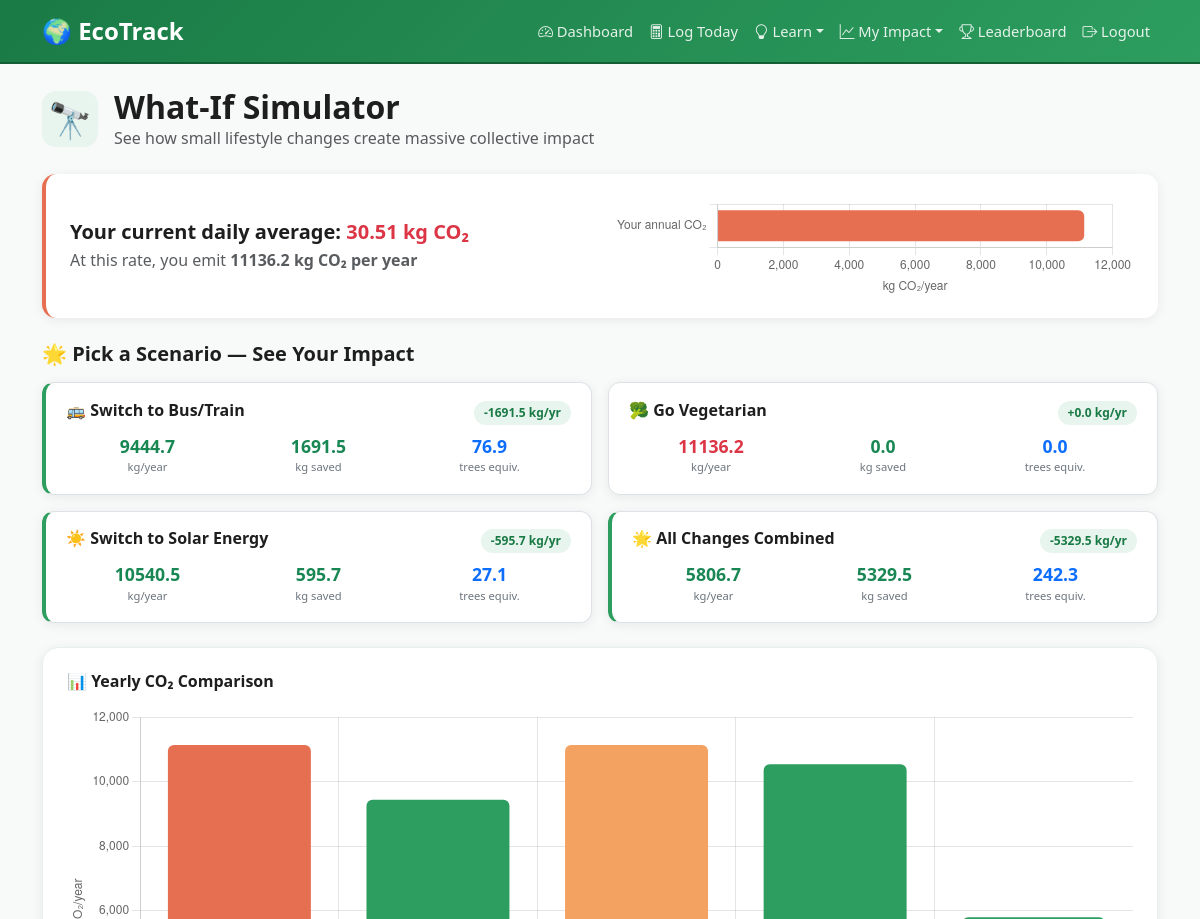
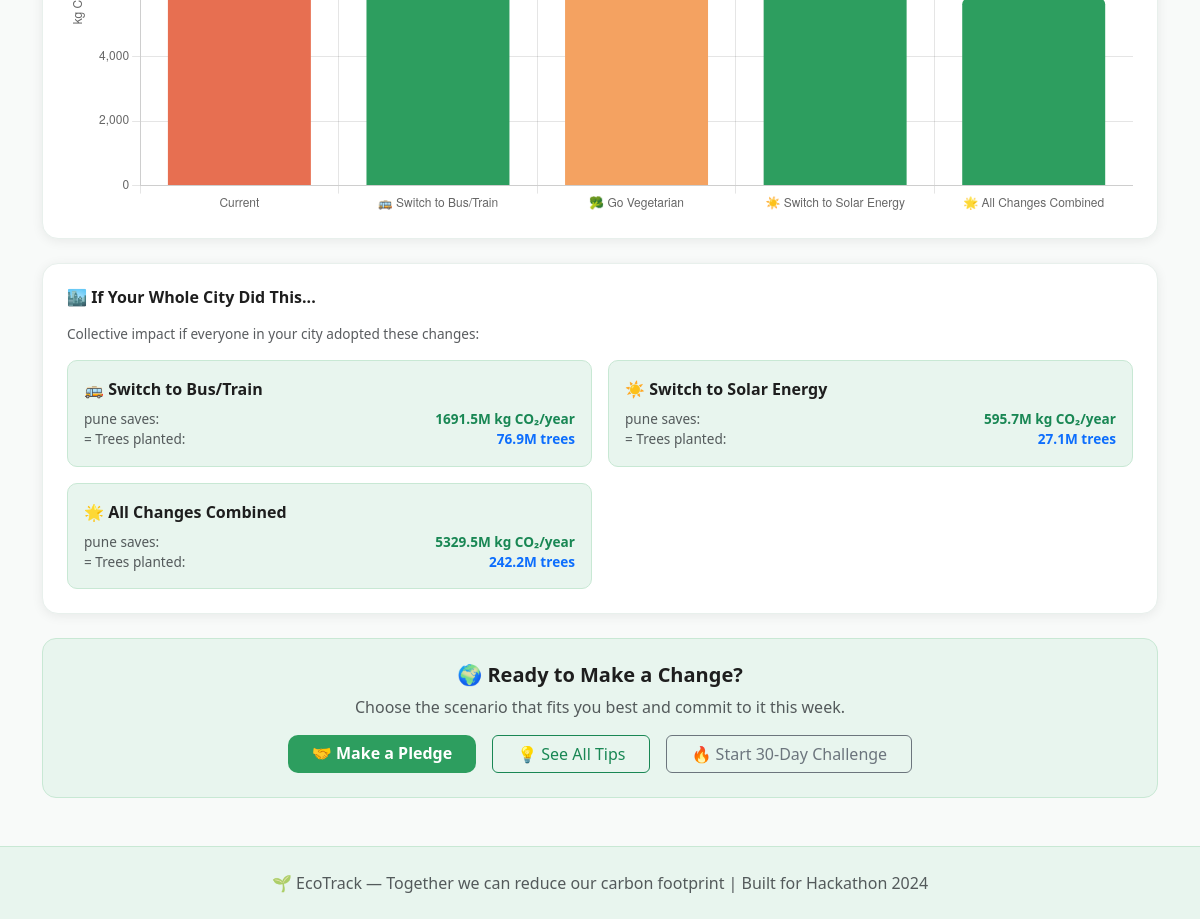
The app's page /simulator (signed in) with its own data (2 pictures, top to bottom).
### models.py (models this page shows, shortened)
class User(db.Model):
    __tablename__ = 'users'
    id         = db.Column(db.Integer, primary_key=True)
    name       = db.Column(db.String(100), nullable=False)
    email      = db.Column(db.String(150), unique=True, nullable=False)
    city       = db.Column(db.String(100), default='Unknown')
    password_hash = db.Column(db.String(256))
    created_at = db.Column(db.DateTime, default=datetime.utcnow)
    logs       = db.relationship('CarbonLog', backref='user', lazy=True)
    badges     = db.relationship('Badge', backref='user', lazy=True)

### app.py (the view)
@app.route('/simulator')
@login_required
def simulator():
    user = User.query.get(session['user_id'])
    logs = CarbonLog.query.filter_by(user_id=user.id).order_by(CarbonLog.date.desc()).limit(30).all()
    avg_transport = round(sum(l.transport for l in logs) / max(len(logs), 1), 2)
    avg_food      = round(sum(l.food      for l in logs) / max(len(logs), 1), 2)
    avg_energy    = round(sum(l.energy    for l in logs) / max(len(logs), 1), 2)
    avg_shopping  = round(sum(l.shopping  for l in logs) / max(len(logs), 1), 2)
    avg_total     = round(avg_transport + avg_food + avg_energy + avg_shopping, 2)
    yearly_current   = round(avg_total * 365, 1)
    yearly_if_bus    = round((avg_transport * 0.42 + avg_food + avg_energy + avg_shopping) * 365, 1)
    yearly_if_veg    = round((avg_transport + 3.81 + avg_energy + avg_shopping) * 365, 1)
    yearly_if_solar  = round((avg_transport + avg_food + avg_energy * 0.2 + avg_shopping) * 365, 1)
    yearly_if_all    = round((avg_transport * 0.42 + 3.81 + avg_energy * 0.2 + avg_shopping * 0.5) * 365, 1)
    scenarios = [
        {"name": "🚌 Switch to Bus/Train",      "yearly": yearly_if_bus,   "saving": round(yearly_current - yearly_if_bus, 1),   "trees": round((yearly_current - yearly_if_bus) / 22, 1)},
        {"name": "🥦 Go Vegetarian",             "yearly": yearly_if_veg,   "saving": round(yearly_current - yearly_if_veg, 1),   "trees": round((yearly_current - yearly_if_veg) / 22, 1)},
        {"name": "☀️ Switch to Solar Energy",    "yearly": yearly_if_solar, "saving": round(yearly_current - yearly_if_solar, 1), "trees": round((yearly_current - yearly_if_solar) / 22, 1)},
        {"name": "🌟 All Changes Combined",      "yearly": yearly_if_all,   "saving": round(yearly_current - yearly_if_all, 1),   "trees": round((yearly_current - yearly_if_all) / 22, 1)},
    ]
    return render_template('simulator.html',
        user=user,
        avg_total=avg_total,
        yearly_current=yearly_current,
        scenarios=json.dumps(scenarios),
        scenarios_list=scenarios,
        has_data=len(logs) > 0,
    )

### app.py (called while the page is built)
def login_required(f):
    @wraps(f)
    def decorated(*args, **kwargs):
        if 'user_id' not in session:
            return redirect(url_for('login'))
        return f(*args, **kwargs)
    return decorated

### templates/simulator.html (shortened to what this page needs)
{% extends 'base.html' %}
{% block content %}
<div class="d-flex align-items-center mb-4">
  <div class="page-icon me-3">🔭</div>
  <div>
    <h2 class="fw-bold mb-0">What-If Simulator</h2>
    <p class="text-muted mb-0">See how small lifestyle changes create massive collective impact</p>
  </div>
</div>
{% if not has_data %}
<div class="eco-note p-4 text-center">
  <div style="font-size:3rem">📊</div>
  <h5 class="fw-bold mt-2">Log some days first!</h5>
  <p class="text-muted">The simulator uses your real emission data for accurate projections.</p>
  <a href="{{ url_for('calculate') }}" class="btn btn-eco-primary px-4">Log Today's Activity</a>
</div>
{% else %}
<div class="sim-baseline mb-4">
  <div class="row align-items-center">
    <div class="col-md-6">
      <h5 class="fw-bold mb-1">Your current daily average: <span class="text-danger">{{ avg_total }} kg CO₂</span></h5>
      <p class="text-muted mb-0">At this rate, you emit <strong>{{ yearly_current }} kg CO₂ per year</strong></p>
    </div>
    <div class="col-md-6">
      <canvas id="currentBar" height="60"></canvas>
    </div>
  </div>
</div>
<h5 class="fw-bold mb-3">🌟 Pick a Scenario — See Your Impact</h5>
<div class="row g-3 mb-4" id="scenario-cards">
  {% set scenarios_list = scenarios_list %}
  {% for sc in scenarios_list %}
  <div class="col-md-6">
    <div class="scenario-card {% if sc.saving > 0 %}scenario-positive{% endif %}"
         onclick="highlightScenario({{ loop.index0 }})">
      <div class="d-flex justify-content-between align-items-start mb-2">
        <h6 class="fw-bold mb-0">{{ sc.name }}</h6>
        <span class="scenario-saving-badge">
          {% if sc.saving > 0 %}-{{ sc.saving }} kg/yr{% else %}+{{ sc.saving|abs }} kg/yr{% endif %}
        </span>
      </div>
      <div class="row g-2 text-center">
        <div class="col-4">
          <div class="sim-mini-val {% if sc.saving > 0 %}text-success{% else %}text-danger{% endif %}">{{ sc.yearly }}</div>
          <div class="sim-mini-label">kg/year</div>
        </div>
        <div class="col-4">
          <div class="sim-mini-val text-success">{{ sc.saving }}</div>
          <div class="sim-mini-label">kg saved</div>
        </div>
        <div class="col-4">
          <div class="sim-mini-val text-primary">{{ sc.trees }}</div>
          <div class="sim-mini-label">trees equiv.</div>
        </div>
      </div>
    </div>
  </div>
  {% endfor %}
</div>
<div class="chart-card mb-4">
  <h5 class="chart-title">📊 Yearly CO₂ Comparison</h5>
  <canvas id="compChart" height="120"></canvas>
</div>
<div class="chart-card mb-4">
  <h5 class="chart-title">🏙️ If Your Whole City Did This...</h5>
  <p class="text-muted" style="font-size:0.85rem">Collective impact if everyone in your city adopted these changes:</p>
  {% set city_populations = {
    'Mumbai': 20700000, 'Pune': 7400000, 'Nagpur': 2900000,
    'Nashik': 1560000, 'Aurangabad': 1400000, 'Solapur': 960000,
  } %}
  {% set city_pop = city_populations.get(user.city, 1000000) %}
  <div class="row g-3">
    {% for sc in scenarios_list %}
    {% if sc.saving > 0 %}
    <div class="col-md-6">
      <div class="city-impact-card">
        <div class="fw-bold">{{ sc.name }}</div>
        <div class="d-flex justify-content-between mt-2" style="font-size:0.85rem">
          <span class="text-muted">{{ user.city }} saves:</span>
          <span class="fw-bold text-success">{{ (sc.saving * city_pop / 1e6)|round(1) }}M kg CO₂/year</span>
        </div>
        <div class="d-flex justify-content-between" style="font-size:0.85rem">
          <span class="text-muted">= Trees planted:</span>
          <span class="fw-bold text-primary">{{ (sc.saving * city_pop / 22 / 1e6)|round(1) }}M trees</span>
        </div>
      </div>
    </div>
    {% endif %}
    {% endfor %}
  </div>
</div>
<div class="eco-note p-4 text-center">
  <h5 class="fw-bold">🌍 Ready to Make a Change?</h5>
  <p class="text-muted mb-3">Choose the scenario that fits you best and commit to it this week.</p>
  <div class="d-flex gap-3 justify-content-center flex-wrap">
    <a href="{{ url_for('pledge') }}"   class="btn btn-eco-primary px-4">🤝 Make a Pledge</a>
    <a href="{{ url_for('tips') }}"     class="btn btn-outline-success px-4">💡 See All Tips</a>
    <a href="{{ url_for('challenges') }}" class="btn btn-outline-secondary px-4">🔥 Start 30-Day Challenge</a>
  </div>
</div>
{% endif %}
{% endblock %}
{% block scripts %}
{% if has_data %}
<script>
const scenarios = {{ scenarios|safe }};
const currentYearly = {{ yearly_current }};
new Chart(document.getElementById('currentBar'), {
  type: 'bar',
  data: {
    labels: ['Your annual CO₂'],
    datasets: [{ data: [currentYearly], backgroundColor: '#e76f51', borderRadius: 6 }]
  },
  options: { responsive:true, indexAxis:'y', plugins:{legend:{display:false}},
             scales:{x:{title:{display:true, text:'kg CO₂/year'}}} }
});
new Chart(document.getElementById('compChart'), {
  type: 'bar',
  data: {
    labels: ['Current', ...scenarios.map(s => s.name)],
    datasets: [{
      data: [currentYearly, ...scenarios.map(s => s.yearly)],
      backgroundColor: ['#e76f51', ...scenarios.map(s => s.saving > 0 ? '#2d9e5f':'#f4a261')],
      borderRadius: 6,
    }]
  },
  options: { responsive:true, plugins:{legend:{display:false}},
             scales:{y:{beginAtZero:true, title:{display:true, text:'kg CO₂/year'}}} }
});
function highlightScenario(idx) {
  document.querySelectorAll('.scenario-card').forEach((c,i) => {
    c.style.transform = i===idx ? 'scale(1.02)' : '';
    c.style.boxShadow = i===idx ? '0 4px 20px rgba(45,158,95,0.3)' : '';
  });
}
</script>
{% endif %}
{% endblock %}

### static/css/style.css (style rules this page uses)
:root { --eco-green: #2d9e5f; --eco-dark: #1a7a45; --eco-light: #e8f5ee; --eco-accent: #f4a261; --text-muted: #6c757d; --border: #dee2e6; --card-shadow: 0 2px 12px rgba(0,0,0,0.07); }
body { background-color: #f8faf9; color: #1e1e1e; font-family: 'Segoe UI', system-ui, sans-serif; }
.btn-eco-primary { background: var(--eco-green); border: none; color: #fff; font-weight: 600; border-radius: 10px; transition: background 0.2s, transform 0.1s; }
.chart-card { background: #fff; border-radius: 16px; padding: 1.5rem; box-shadow: var(--card-shadow); border: 1px solid #e8f0ec; height: 100%; }
.chart-title { font-weight: 700; font-size: 1rem; margin-bottom: 1rem; color: #1e1e1e; }
.page-icon { font-size: 2.2rem; background: var(--eco-light); width: 56px; height: 56px; border-radius: 14px; display: flex; align-items: center; justify-content: center; }
.eco-note { background: var(--eco-light); border-radius: 14px; border: 1px solid #c8e8d4; }
.sim-baseline { background: #fff; border-radius: 14px; padding: 1.25rem 1.5rem; box-shadow: var(--card-shadow); border-left: 4px solid #e76f51; }
.scenario-card { background: #fff; border-radius: 12px; padding: 1.1rem 1.25rem; box-shadow: var(--card-shadow); border: 1px solid var(--border); cursor: pointer; transition: all 0.2s; }
.scenario-positive { border-left: 4px solid var(--eco-green) !important; }
.scenario-saving-badge { font-size: 0.75rem; font-weight: 700; background: var(--eco-light); color: var(--eco-dark); padding: 3px 10px; border-radius: 20px; }
.sim-mini-val { font-size: 1.1rem; font-weight: 700; }
.sim-mini-label { font-size: 0.7rem; color: var(--text-muted); }
.city-impact-card { background: var(--eco-light); border-radius: 10px; padding: 1rem; border: 1px solid #c8e8d4; }

### records on screen
User: city "pune" "pune" "pune"

### other values on screen
{{ avg_total }} "30.51"
{{ yearly_current }} "11136.2"
{{ sc.name }} "🚌 Switch to Bus/Train" "🥦 Go Vegetarian" "☀️ Switch to Solar Energy" "🌟 All Changes Combined"
{{ sc.saving }} "1691.5" "595.7" "5329.5"
{{ sc.yearly }} "9444.7" "11136.2" "10540.5" "5806.7"
{{ sc.saving }} "1691.5" "0.0" "595.7" "5329.5"
{{ sc.trees }} "76.9" "0.0" "27.1" "242.3"
{{ sc.saving|abs }} "0.0"
{{ sc.name }} "🚌 Switch to Bus/Train" "☀️ Switch to Solar Energy" "🌟 All Changes Combined"
{{ (sc.saving * city_pop / 1e6)|round(1) }} "1691.5" "595.7" "5329.5"
{{ (sc.saving * city_pop / 22 / 1e6)|round(1) }} "76.9" "27.1" "242.2"
chart data {{ yearly_current }} 11136.2
